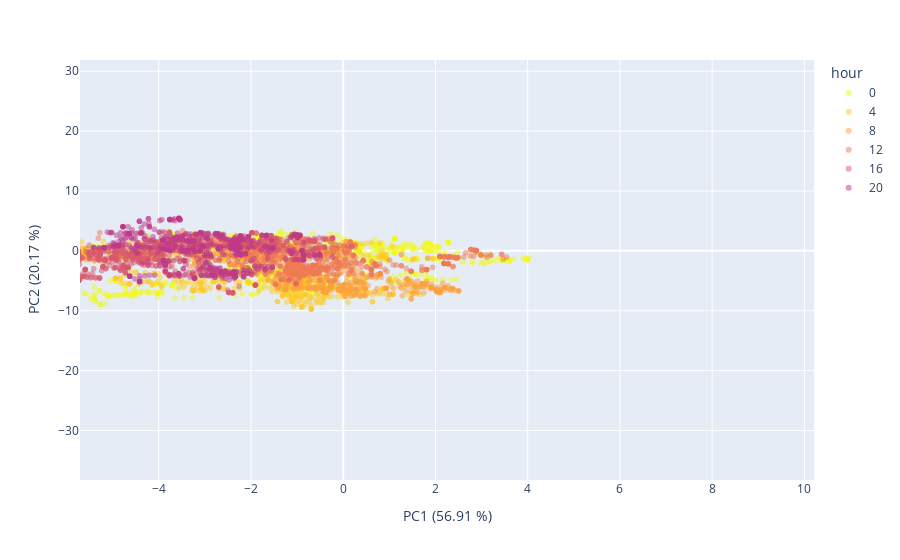
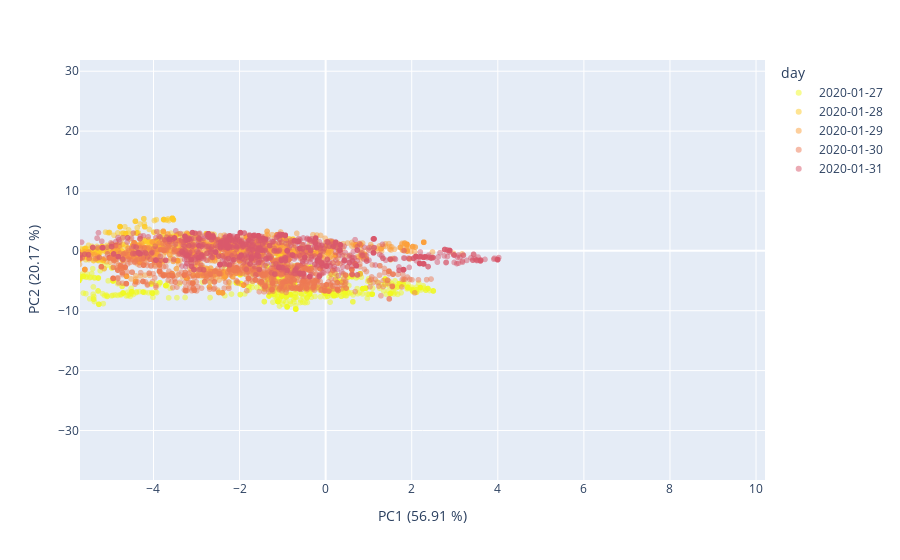

Source (notebook cell) for these figures, in order:
### Markdown cell above
We build another PCA just to visually investigate the effect on no occupant data.

### Code cell
n_new_components = 2

if PANDAS:
    # new PCA on same dataset without 
    #transformed_data_without_first_component = pca_no_occupants.copy()
    # new PCA on filtered data
    transformed_data_without_first_component = pca_no_occupants[visual_days].copy()
    
    # removing first component of PCA by setting it to zero
    transformed_data_without_first_component[:,0] = 0

    # reprojecting data in original space without first component
    pca_after_corr = sklearn.decomposition.PCA(n_components=n_new_components)
    inv_transf = pca.inverse_transform(transformed_data_without_first_component)

    visual_data = pca_after_corr.fit_transform(inv_transf)
    var_new_proj = pca_after_corr.explained_variance_ratio_

if SPARK:
    # unzipping vectors inside the single column to multiple columns
    pca_no_occupants_unzipped = pca_no_occupants.select(['pcaFeatures']).withColumn("feature", vector_to_array("pcaFeatures")).select([col("feature")[i] for i in range(n_components)])
    
    # zero-ing the first component of the pca, to remove it from re-projection in the original space
    pca_no_occupants_unzipped = pca_no_occupants_unzipped.withColumn('feature[0]',lit(0))
    
    # re-zipping features into single column
    assembler_invert = VectorAssembler(inputCols = pca_no_occupants_unzipped.columns, outputCol = 'pcaFeatures')
    pca_no_occupants_zipped = assembler_invert.transform(pca_no_occupants_unzipped).select('pcaFeatures')
    
    # re-projecting to the original space
    inv_transf = pd.DataFrame(pca.inverse_transform(pca_no_occupants_zipped))

    # Define new PCA model
    pca_after_corr = PCAWrapper(k=n_new_components, inputCol="pcaFeatures", outputCol="pcaFeatures2", centering_data=True)
    
    # Fit the model to the data
    pca_after_corr = pca_after_corr.fit(pca_no_occupants_zipped)

    # Transform the data
    visual_data = pca_after_corr.transform(pca_no_occupants_zipped).select("pcaFeatures2").toPandas()
    visual_data = np.array(visual_data['pcaFeatures2'].tolist())

    var_new_proj = pca_after_corr.explainedVariance
    

visual_data =visual_data[visual_days]

visual_data_day_df = pd.DataFrame({'PC1':visual_data[:,1], 'PC2':visual_data[:,0], 'day':pd.to_datetime(no_occupants_filtered_df['timestamp'][visual_days]).dt.date})
visual_data_hours_df = pd.DataFrame({'PC1':visual_data[:,1], 'PC2':visual_data[:,0], 'hour':pd.to_datetime(no_occupants_filtered_df['timestamp'][visual_days]).dt.hour.astype('str')})

## Plot no occupant data after environmental correction by hour
fig = px.scatter(visual_data_hours_df, x='PC1', y='PC2', color='hour', opacity=0.5, color_discrete_sequence= px.colors.sequential.Plasma_r)
fig.update_traces(marker=dict(colorscale='Viridis'), selector=dict(type='scatter'))
fig.update_layout(
    xaxis_title="PC1 ({:.2f} %)".format(var_new_proj[0]*100),
    yaxis_title="PC2 ({:.2f} %)".format(var_new_proj[1]*100),
    xaxis_range=[x_min, x_max],
    yaxis_range=[y_min, y_max] 
)
fig.show()

## Plot no occupant data after environmental correction by day
fig = px.scatter(visual_data_day_df, x='PC1', y='PC2', color='day', opacity=0.5, color_discrete_sequence= px.colors.sequential.Plasma_r)
fig.update_traces(marker=dict(colorscale='Viridis'), selector=dict(type='scatter'))
fig.update_layout(
    xaxis_title="PC1 ({:.2f} %)".format(var_new_proj[0]*100),
    yaxis_title="PC2 ({:.2f} %)".format(var_new_proj[1]*100),
    xaxis_range=[x_min, x_max],
    yaxis_range=[y_min, y_max]   
)
fig.show()

### Figure 1 — Plotly figure (JSON) as saved in the notebook; plotly's stock layout.template omitted (floating-point values rounded to 4 significant figures; data arrays with more than 128 entries replaced by an {"elided": "..."} marker saying what was removed)
{"data": [{"hovertemplate": "hour=0<br>PC1=%{x}<br>PC2=%{y}<extra></extra>", "legendgroup": "0", "marker": {"color": "#f0f921", "opacity": 0.5, "symbol": "circle"}, "mode": "markers", "name": "0", "showlegend": true, "type": "scattergl", "x": {"elided": "900 float values"}, "xaxis": "x", "y": {"elided": "900 float values"}, "yaxis": "y"}, {"hovertemplate": "hour=4<br>PC1=%{x}<br>PC2=%{y}<extra></extra>", "legendgroup": "4", "marker": {"color": "#fdca26", "opacity": 0.5, "symbol": "circle"}, "mode": "markers", "name": "4", "showlegend": true, "type": "scattergl", "x": {"elided": "900 float values"}, "xaxis": "x", "y": {"elided": "900 float values"}, "yaxis": "y"}, {"hovertemplate": "hour=8<br>PC1=%{x}<br>PC2=%{y}<extra></extra>", "legendgroup": "8", "marker": {"color": "#fb9f3a", "opacity": 0.5, "symbol": "circle"}, "mode": "markers", "name": "8", "showlegend": true, "type": "scattergl", "x": {"elided": "900 float values"}, "xaxis": "x", "y": {"elided": "900 float values"}, "yaxis": "y"}, {"hovertemplate": "hour=12<br>PC1=%{x}<br>PC2=%{y}<extra></extra>", "legendgroup": "12", "marker": {"color": "#ed7953", "opacity": 0.5, "symbol": "circle"}, "mode": "markers", "name": "12", "showlegend": true, "type": "scattergl", "x": {"elided": "900 float values"}, "xaxis": "x", "y": {"elided": "900 float values"}, "yaxis": "y"}, {"hovertemplate": "hour=16<br>PC1=%{x}<br>PC2=%{y}<extra></extra>", "legendgroup": "16", "marker": {"color": "#d8576b", "opacity": 0.5, "symbol": "circle"}, "mode": "markers", "name": "16", "showlegend": true, "type": "scattergl", "x": {"elided": "900 float values"}, "xaxis": "x", "y": {"elided": "900 float values"}, "yaxis": "y"}, {"hovertemplate": "hour=20<br>PC1=%{x}<br>PC2=%{y}<extra></extra>", "legendgroup": "20", "marker": {"color": "#bd3786", "opacity": 0.5, "symbol": "circle"}, "mode": "markers", "name": "20", "showlegend": true, "type": "scattergl", "x": {"elided": "900 float values"}, "xaxis": "x", "y": {"elided": "900 float values"}, "yaxis": "y"}], "layout": {"autosize": true, "legend": {"title": {"text": "hour"}, "tracegroupgap": 0}, "margin": {"t": 60}, "xaxis": {"anchor": "y", "domain": [0, 1], "range": [-5.707, 10.21], "title": {"text": "PC1 (56.91 %)"}, "type": "linear"}, "yaxis": {"anchor": "x", "domain": [0, 1], "range": [-38.27, 31.88], "title": {"text": "PC2 (20.17 %)"}, "type": "linear"}}}

### Figure 2 — Plotly figure (JSON) as saved in the notebook; plotly's stock layout.template omitted (floating-point values rounded to 4 significant figures; data arrays with more than 128 entries replaced by an {"elided": "..."} marker saying what was removed)
{"data": [{"hovertemplate": "day=2020-01-27<br>PC1=%{x}<br>PC2=%{y}<extra></extra>", "legendgroup": "2020-01-27", "marker": {"color": "#f0f921", "opacity": 0.5, "symbol": "circle"}, "mode": "markers", "name": "2020-01-27", "showlegend": true, "type": "scattergl", "x": {"elided": "1080 float values"}, "xaxis": "x", "y": {"elided": "1080 float values"}, "yaxis": "y"}, {"hovertemplate": "day=2020-01-28<br>PC1=%{x}<br>PC2=%{y}<extra></extra>", "legendgroup": "2020-01-28", "marker": {"color": "#fdca26", "opacity": 0.5, "symbol": "circle"}, "mode": "markers", "name": "2020-01-28", "showlegend": true, "type": "scattergl", "x": {"elided": "1080 float values"}, "xaxis": "x", "y": {"elided": "1080 float values"}, "yaxis": "y"}, {"hovertemplate": "day=2020-01-29<br>PC1=%{x}<br>PC2=%{y}<extra></extra>", "legendgroup": "2020-01-29", "marker": {"color": "#fb9f3a", "opacity": 0.5, "symbol": "circle"}, "mode": "markers", "name": "2020-01-29", "showlegend": true, "type": "scattergl", "x": {"elided": "1080 float values"}, "xaxis": "x", "y": {"elided": "1080 float values"}, "yaxis": "y"}, {"hovertemplate": "day=2020-01-30<br>PC1=%{x}<br>PC2=%{y}<extra></extra>", "legendgroup": "2020-01-30", "marker": {"color": "#ed7953", "opacity": 0.5, "symbol": "circle"}, "mode": "markers", "name": "2020-01-30", "showlegend": true, "type": "scattergl", "x": {"elided": "1080 float values"}, "xaxis": "x", "y": {"elided": "1080 float values"}, "yaxis": "y"}, {"hovertemplate": "day=2020-01-31<br>PC1=%{x}<br>PC2=%{y}<extra></extra>", "legendgroup": "2020-01-31", "marker": {"color": "#d8576b", "opacity": 0.5, "symbol": "circle"}, "mode": "markers", "name": "2020-01-31", "showlegend": true, "type": "scattergl", "x": {"elided": "1080 float values"}, "xaxis": "x", "y": {"elided": "1080 float values"}, "yaxis": "y"}], "layout": {"autosize": true, "legend": {"title": {"text": "day"}, "tracegroupgap": 0}, "margin": {"t": 60}, "xaxis": {"anchor": "y", "domain": [0, 1], "range": [-5.707, 10.21], "title": {"text": "PC1 (56.91 %)"}, "type": "linear"}, "yaxis": {"anchor": "x", "domain": [0, 1], "range": [-38.27, 31.88], "title": {"text": "PC2 (20.17 %)"}, "type": "linear"}}}
